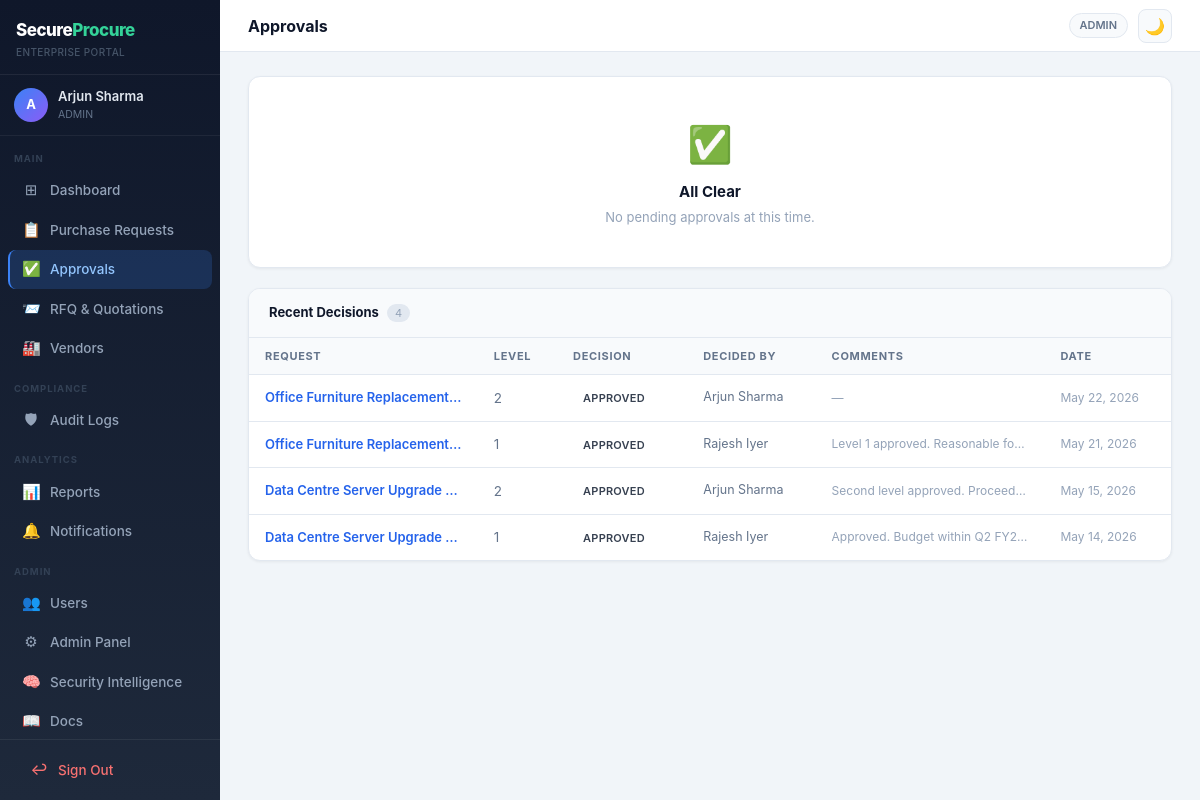
/approvals (signed in), run on the app's committed database.
### app/models.py (models this page shows, shortened)
class User(UserMixin, db.Model):
    __tablename__ = 'users'
    id            = db.Column(db.Integer, primary_key=True)
    name          = db.Column(db.String(120), nullable=False)
    email         = db.Column(db.String(120), unique=True, nullable=False)
    password_hash = db.Column(db.String(256), nullable=False)
    role          = db.Column(db.String(30), nullable=False, default='PROCUREMENT_OFFICER')
    department    = db.Column(db.String(100))
    is_active     = db.Column(db.Boolean, default=True)
    created_at    = db.Column(db.DateTime, default=datetime.utcnow)
    vendor         = db.relationship('Vendor', back_populates='user', uselist=False)
    requests       = db.relationship('PurchaseRequest', back_populates='creator', foreign_keys='PurchaseRequest.created_by')
    approvals      = db.relationship('Approval', back_populates='decider', foreign_keys='Approval.decided_by')
    audit_logs     = db.relationship('AuditLog', back_populates='user')
    notifications  = db.relationship('Notification', back_populates='user', cascade='all, delete-orphan')

class Approval(db.Model):
    __tablename__ = 'approvals'
    id           = db.Column(db.Integer, primary_key=True)
    request_id   = db.Column(db.Integer, db.ForeignKey('purchase_requests.id'), nullable=False)
    level        = db.Column(db.Integer, nullable=False)
    approver_role = db.Column(db.String(30), default='APPROVER')
    status       = db.Column(db.String(20), default='PENDING')
    decided_by   = db.Column(db.Integer, db.ForeignKey('users.id'))
    comments     = db.Column(db.Text)
    decided_at   = db.Column(db.DateTime)
    created_at   = db.Column(db.DateTime, default=datetime.utcnow)
    request = db.relationship('PurchaseRequest', back_populates='approvals')
    decider = db.relationship('User', back_populates='approvals', foreign_keys=[decided_by])

class PurchaseRequest(db.Model):
    __tablename__ = 'purchase_requests'
    id               = db.Column(db.Integer, primary_key=True)
    title            = db.Column(db.String(200), nullable=False)
    description      = db.Column(db.Text)
    category         = db.Column(db.String(80), nullable=False)
    estimated_budget = db.Column(db.Float, nullable=False)
    currency         = db.Column(db.String(10), default='USD')
    urgency          = db.Column(db.String(20), default='NORMAL')
    status           = db.Column(db.String(30), default='DRAFT')
    created_by       = db.Column(db.Integer, db.ForeignKey('users.id'), nullable=False)
    created_at       = db.Column(db.DateTime, default=datetime.utcnow)
    updated_at       = db.Column(db.DateTime, default=datetime.utcnow, onupdate=datetime.utcnow)
    creator   = db.relationship('User', back_populates='requests', foreign_keys=[created_by])
    items     = db.relationship('RequestItem', back_populates='request', cascade='all, delete-orphan')
    rfq       = db.relationship('RFQ', back_populates='request', uselist=False)
    approvals = db.relationship('Approval', back_populates='request', cascade='all, delete-orphan')

### app/routes/approvals.py (the view)
@bp.route('/approvals')
@login_required
@require_roles('APPROVER', 'ADMIN')
def list_approvals():
    pending = Approval.query.filter_by(status='PENDING').order_by(Approval.created_at).all()
    decided = Approval.query.filter(Approval.status != 'PENDING').order_by(Approval.decided_at.desc()).limit(20).all()
    return render_template('dashboard/approvals.html', pending=pending, decided=decided)

### templates/dashboard/approvals.html (shortened to what this page needs)
{% extends "base.html" %}
{% block page_header %}
  <div style="font-size: 16px; font-weight: 700; color: var(--text-primary);">Approvals</div>
{% endblock %}
{% block content %}
{% if pending %}
<div style="margin-bottom: 20px;">
  <div style="display: flex; align-items: center; gap: 10px; margin-bottom: 12px;">
    <div style="background: #fef9c3; border: 1px solid #fde68a; border-radius: 8px; padding: 6px 14px; display: flex; align-items: center; gap: 8px;">
      <span style="font-size: 14px;">⏳</span>
      <span style="font-size: 13px; font-weight: 700; color: #854d0e;">{{ pending|length }} Pending Approval{{ 's' if pending|length != 1 }}</span>
    </div>
  </div>
  <div style="display: flex; flex-direction: column; gap: 12px;">
    {% for a in pending %}
    {% set pr = a.request %}
    <div class="card" style="padding: 20px; border-left: 4px solid #f59e0b;">
      <div style="display: flex; align-items: flex-start; justify-content: space-between; gap: 16px;">
        <div style="flex: 1; min-width: 0;">
          <div style="display: flex; align-items: center; gap: 8px; margin-bottom: 6px;">
            <a href="/requests/{{ pr.id }}" style="font-size: 14px; font-weight: 700; color: #2563eb; text-decoration: none;">{{ pr.title }}</a>
            <span class="badge badge-{{ status_badge(pr.urgency) }}">{{ pr.urgency }}</span>
            <span style="font-size: 11px; color: var(--text-faint); background: var(--bg-subtle); padding: 2px 8px; border-radius: 20px;">Level {{ a.level }}</span>
          </div>
          <div style="display: flex; gap: 16px; flex-wrap: wrap;">
            <span style="font-size: 13px; font-weight: 700; color: var(--text-primary);">{{ fmt_currency(pr.estimated_budget, pr.currency) }} <span style="font-size: 11px; color: var(--text-faint); font-weight: 400;">{{ pr.currency }}</span></span>
            <span style="font-size: 12.5px; color: var(--text-muted);">{{ pr.category }}</span>
            <span style="font-size: 12.5px; color: var(--text-muted);">By: <span style="font-weight: 600;">{{ pr.creator.name }}</span></span>
            <span style="font-size: 12.5px; color: var(--text-faint);">{{ pr.created_at.strftime('%b %d, %Y') }}</span>
          </div>
          {% if pr.items %}
          <div style="margin-top: 6px; font-size: 12px; color: var(--text-faint);">
            Items: {{ pr.items|map(attribute='item_name')|join(', ') }}
          </div>
          {% endif %}
          {% if pr.created_by == current_user.id %}
          <div style="margin-top: 8px; display: flex; align-items: center; gap: 6px; background: #fef2f2; border: 1px solid #fecaca; border-radius: 6px; padding: 6px 10px;">
            <span style="font-size: 13px;">⚠</span>
            <span style="font-size: 12px; color: #991b1b; font-weight: 600;">You created this request — self-approval is not allowed.</span>
          </div>
          {% endif %}
        </div>
        {% if pr.created_by != current_user.id %}
        <div style="flex-shrink: 0;">
          <form id="decide-form-{{ a.id }}" action="/approvals/{{ a.id }}/decide" method="post">
            <input type="hidden" name="csrf_token" value="{{ csrf_token() }}"/>
            <input type="hidden" name="decision" id="decision-{{ a.id }}"/>
            <div style="margin-bottom: 8px;">
              <textarea name="comments" placeholder="Comments (optional)" rows="2"
                class="form-input" style="width: 260px; font-size: 12.5px; resize: none;"></textarea>
            </div>
            <div style="display: flex; gap: 6px;">
              <button type="button" onclick="submitDecision({{ a.id }}, 'APPROVED')"
                class="btn btn-success btn-sm">✓ Approve</button>
              <button type="button" onclick="submitDecision({{ a.id }}, 'REJECTED')"
                class="btn btn-danger btn-sm">✕ Reject</button>
            </div>
          </form>
        </div>
        {% endif %}
      </div>
    </div>
    {% endfor %}
  </div>
</div>
{% else %}
<div class="card" style="padding: 40px; text-align: center; margin-bottom: 20px;">
  <div style="font-size: 36px; margin-bottom: 10px;">✅</div>
  <div style="font-size: 15px; font-weight: 700; color: var(--text-primary); margin-bottom: 4px;">All Clear</div>
  <div style="font-size: 13px; color: var(--text-faint);">No pending approvals at this time.</div>
</div>
{% endif %}
{% if decided %}
<div class="card" style="overflow: hidden;">
  <div style="padding: 14px 20px; background: var(--bg-subtle); border-bottom: 1px solid var(--border); display: flex; align-items: center; gap: 8px;">
    <span style="font-size: 13px; font-weight: 700; color: var(--text-primary);">Recent Decisions</span>
    <span style="font-size: 11px; color: var(--text-faint); background: var(--border); padding: 1px 8px; border-radius: 20px;">{{ decided|length }}</span>
  </div>
  <table style="width: 100%; border-collapse: collapse;">
    <thead><tr class="tbl-head">
      <th>Request</th>
      <th>Level</th>
      <th>Decision</th>
      <th>Decided By</th>
      <th>Comments</th>
      <th>Date</th>
    </tr></thead>
    <tbody>
      {% for a in decided %}
      <tr class="tbl-row">
        <td style="max-width: 200px;">
          <a href="/requests/{{ a.request_id }}" style="font-weight: 600; color: #2563eb; text-decoration: none; font-size: 13px; display: block; white-space: nowrap; overflow: hidden; text-overflow: ellipsis;" title="{{ a.request.title }}">{{ a.request.title }}</a>
        </td>
        <td style="color: var(--text-muted);">{{ a.level }}</td>
        <td><span class="badge badge-{{ status_badge(a.status) }}">{{ a.status }}</span></td>
        <td style="color: var(--text-muted); font-size: 12.5px;">{{ a.decider.name if a.decider else '—' }}</td>
        <td style="color: var(--text-faint); font-size: 12px; max-width: 200px; white-space: nowrap; overflow: hidden; text-overflow: ellipsis;">{{ a.comments or '—' }}</td>
        <td style="color: var(--text-faint); font-size: 12px; white-space: nowrap;">{{ a.decided_at.strftime('%b %d, %Y') if a.decided_at else '—' }}</td>
      </tr>
      {% endfor %}
    </tbody>
  </table>
</div>
{% endif %}
{% endblock %}

### templates/base.html (shortened to what this page needs)
<!DOCTYPE html>
<html lang="en" class="h-full">
<head>
  <script src="https://cdn.tailwindcss.com"></script>
</head>
<body class="h-full flex overflow-hidden" style="font-family: -apple-system, BlinkMacSystemFont, 'Segoe UI', sans-serif;">
<aside class="sidebar flex-shrink-0">
  <div style="padding: 18px 16px 14px; border-bottom: 1px solid rgba(255,255,255,0.07);">
    <a href="/dashboard" style="text-decoration: none; display: block;">
      <div style="font-size: 17px; font-weight: 800; color: white; letter-spacing: -0.5px;">
        Secure<span style="color: #34d399;">Procure</span>
      </div>
      <div style="font-size: 10px; color: #475569; margin-top: 1px; font-weight: 500; letter-spacing: 0.04em;">ENTERPRISE PORTAL</div>
    </a>
  </div>
  <div style="padding: 12px 14px; border-bottom: 1px solid rgba(255,255,255,0.06);">
    <div style="display: flex; align-items: center; gap: 10px;">
      <div style="width: 34px; height: 34px; border-radius: 50%; background: linear-gradient(135deg,#3b82f6,#8b5cf6); display: flex; align-items: center; justify-content: center; font-size: 13px; font-weight: 700; color: white; flex-shrink: 0;">
        {{ current_user.name[0].upper() }}
      </div>
      <div style="min-width: 0;">
        <div style="font-size: 13px; font-weight: 600; color: #e2e8f0; white-space: nowrap; overflow: hidden; text-overflow: ellipsis;">{{ current_user.name }}</div>
        <div style="font-size: 10.5px; color: #64748b; margin-top: 1px;">{{ current_user.role.replace('_',' ') }}</div>
      </div>
    </div>
  </div>
  <nav style="flex: 1; padding: 10px 0; overflow-y: auto;">
    <div style="padding: 6px 14px 4px; font-size: 9.5px; font-weight: 700; color: #334155; letter-spacing: 0.1em; text-transform: uppercase;">Main</div>
    <a href="/dashboard" class="nav-item {% if request.path == '/dashboard' %}active{% endif %}">
      <span class="nav-icon">⊞</span> Dashboard
    </a>
    {% if current_user.role != 'VENDOR' %}
    <a href="/requests" class="nav-item {% if '/requests' in request.path %}active{% endif %}">
      <span class="nav-icon">📋</span> Purchase Requests
    </a>
    {% endif %}
    {% if current_user.role in ['APPROVER', 'ADMIN'] %}
    <a href="/approvals" class="nav-item {% if '/approvals' in request.path %}active{% endif %}">
      <span class="nav-icon">✅</span> Approvals
    </a>
    {% endif %}
    {% if current_user.role in ['PROCUREMENT_OFFICER', 'ADMIN', 'APPROVER', 'AUDITOR'] %}
    <a href="/rfq" class="nav-item {% if '/rfq' in request.path %}active{% endif %}">
      <span class="nav-icon">📨</span> RFQ &amp; Quotations
    </a>
    {% endif %}
    {% if current_user.role in ['ADMIN', 'PROCUREMENT_OFFICER', 'AUDITOR'] %}
    <a href="/vendors" class="nav-item {% if '/vendors' in request.path %}active{% endif %}">
      <span class="nav-icon">🏭</span> Vendors
    </a>
    {% endif %}
    {% if current_user.role in ['AUDITOR', 'ADMIN'] %}
    <div style="padding: 10px 14px 4px; font-size: 9.5px; font-weight: 700; color: #334155; letter-spacing: 0.1em; text-transform: uppercase; margin-top: 4px;">Compliance</div>
    <a href="/audit" class="nav-item {% if '/audit' in request.path %}active{% endif %}">
      <span class="nav-icon">🛡</span> Audit Logs
    </a>
    {% endif %}
    <div style="padding: 10px 14px 4px; font-size: 9.5px; font-weight: 700; color: #334155; letter-spacing: 0.1em; text-transform: uppercase; margin-top: 4px;">Analytics</div>
    <a href="/reports" class="nav-item {% if '/reports' in request.path %}active{% endif %}">
      <span class="nav-icon">📊</span> Reports
    </a>
    <a href="/notifications" class="nav-item {% if '/notifications' in request.path %}active{% endif %}">
      <span class="nav-icon">🔔</span> Notifications
    </a>
    {% if current_user.role == 'ADMIN' %}
    <div style="padding: 10px 14px 4px; font-size: 9.5px; font-weight: 700; color: #334155; letter-spacing: 0.1em; text-transform: uppercase; margin-top: 4px;">Admin</div>
    <a href="/admin/users" class="nav-item {% if '/admin/users' in request.path %}active{% endif %}">
      <span class="nav-icon">👥</span> Users
    </a>
    <a href="/admin/panel" class="nav-item {% if '/admin/panel' in request.path %}active{% endif %}">
      <span class="nav-icon">⚙</span> Admin Panel
    </a>
    <a href="/admin/security-intelligence" class="nav-item {% if '/admin/security-intelligence' in request.path %}active{% endif %}">
      <span class="nav-icon">🧠</span> Security Intelligence
    </a>
    <a href="/admin/docs" class="nav-item {% if '/admin/docs' in request.path %}active{% endif %}">
      <span class="nav-icon">📖</span> Docs
    </a>
    {% endif %}
  </nav>
  <div style="padding: 10px 8px; border-top: 1px solid rgba(255,255,255,0.07);">
    <form action="/logout" method="post">
      <button type="submit" class="nav-item" style="width:100%; background:none; border:none; cursor:pointer; color:#f87171;">
        <span class="nav-icon">↩</span> Sign Out
      </button>
    </form>
  </div>
</aside>
<div style="flex: 1; display: flex; flex-direction: column; overflow: hidden; min-width: 0;">
  <header class="topbar">
    <div>{% block page_header %}{% endblock %}</div>
    <div style="display: flex; align-items: center; gap: 10px;">
      <span style="font-size: 11px; font-weight: 600; color: var(--text-muted); background: var(--bg-subtle); border: 1px solid var(--border); padding: 3px 10px; border-radius: 20px;">
        {{ current_user.role.replace('_',' ') }}
      </span>
      <button class="theme-toggle" id="theme-btn" onclick="toggleTheme()" title="Toggle dark/light mode">🌙</button>
    </div>
  </header>
  <main class="main-content">
    {% block content %}{% endblock %}
  </main>
</div>
</body>
</html>

### data on the page
User: name "A", name "Arjun Sharma", role.replace "ADMIN"
Approval: request "Office Furniture Replacement…", level "2", status "APPROVED", decider "Arjun Sharma", comments "—", decided_at "May 22, 2026"
Approval: request "Office Furniture Replacement…", level "1", status "APPROVED", decider "Rajesh Iyer", comments "Level 1 approved. Reasonable fo…", decided_at "May 21, 2026"
Approval: request "Data Centre Server Upgrade…", level "2", status "APPROVED", decider "Arjun Sharma", comments "Second level approved. Proceed…", decided_at "May 15, 2026"
Approval: request "Data Centre Server Upgrade…", level "1", status "APPROVED", decider "Rajesh Iyer", comments "Approved. Budget within Q2 FY2…", decided_at "May 14, 2026"

### other printed values
{{ decided|length }} "4"
